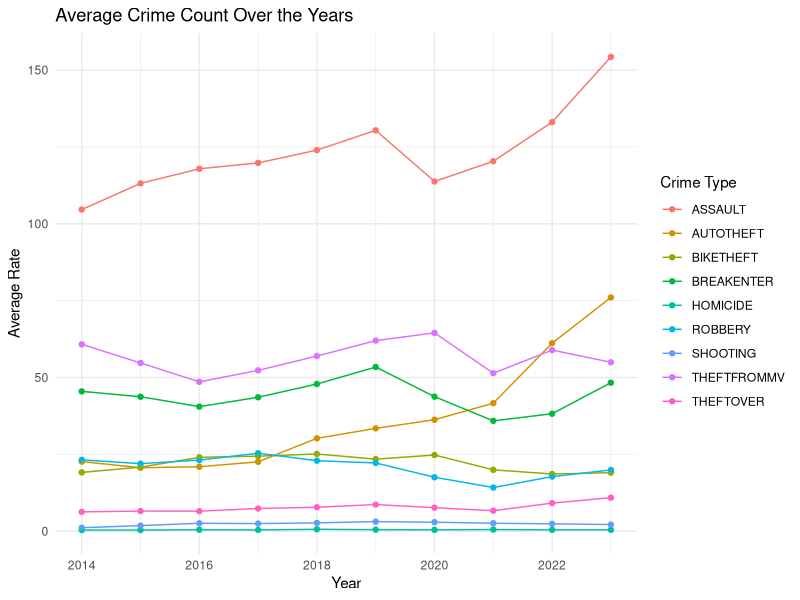
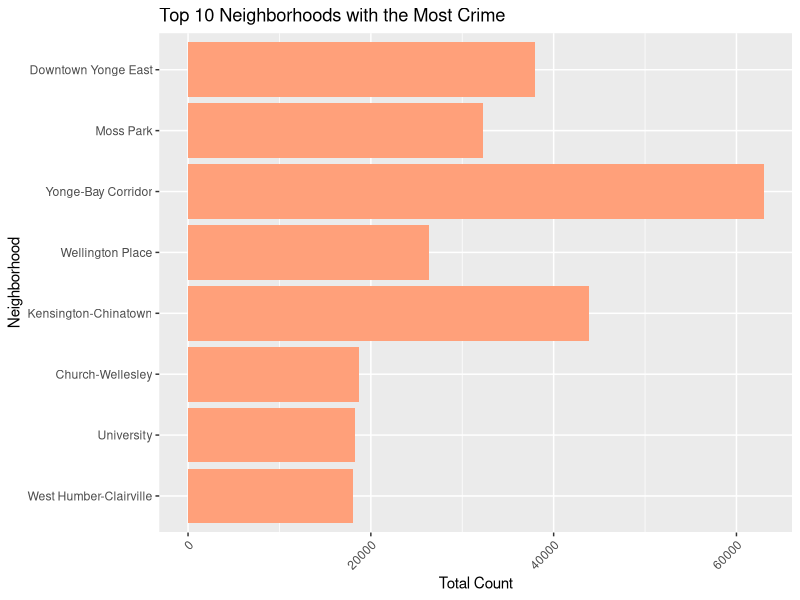

These charts were generated, in order, by the following R code:
## ---- chunk 1
#| include: false
#| warning: false
#| message: false

library(tidyverse) 
library(reshape2)
## ---- chunk 2
#| fig.cap: Average crime count by type over the years
#| echo: false
#| warning: false

# Scatter plot showing trend of crime types over the years

crime_type_averages <-
  read_csv(here::here("outputs/data/crime_type_averages.csv"))

ggplot(
  crime_type_averages,
  aes(
    x = as.numeric(Year),
    y = Average,
    color = Crime_Type,
    group = Crime_Type
  )
) +
  geom_point() +
  geom_line() +
  labs(
    title = "Average Crime Count Over the Years",
    x = "Year",
    y = "Average Rate",
    color = "Crime Type"
  ) +
  theme_minimal()
## ---- chunk 3
#| echo: false
#| eval: true
#| label: tfig-cap
#| fig-cap: "10 least safe neighborhoods by total crime count (2014-2023)"
#| warning: false

crime_data_cleaned_neighbourhood <-
  read_csv(here::here("outputs/data/crime_data_cleaned_neighbourhood.csv"))

# Sort data by Total_Count 
crime_data <-
  crime_data_cleaned_neighbourhood[order(crime_data_cleaned_neighbourhood$Total_Count, decreasing = TRUE),]

#10 neighborhoods with the most crime counts
top_10_most <- head(crime_data, 10)

# Bar plot for the top 10 neighborhoods with the most crime counts
ggplot(top_10_most, aes(x = reorder(AREA_NAME, Total_Count), y = Total_Count)) +
  geom_bar(stat = "identity", fill = "lightsalmon") +
  labs(title = "Top 10 Neighborhoods with the Most Crime",
       x = "Neighborhood",
       y = "Total Count") +
  theme(axis.text.x = element_text(angle = 45, hjust = 1)) +
  coord_flip()
## ---- chunk 4
n
 
